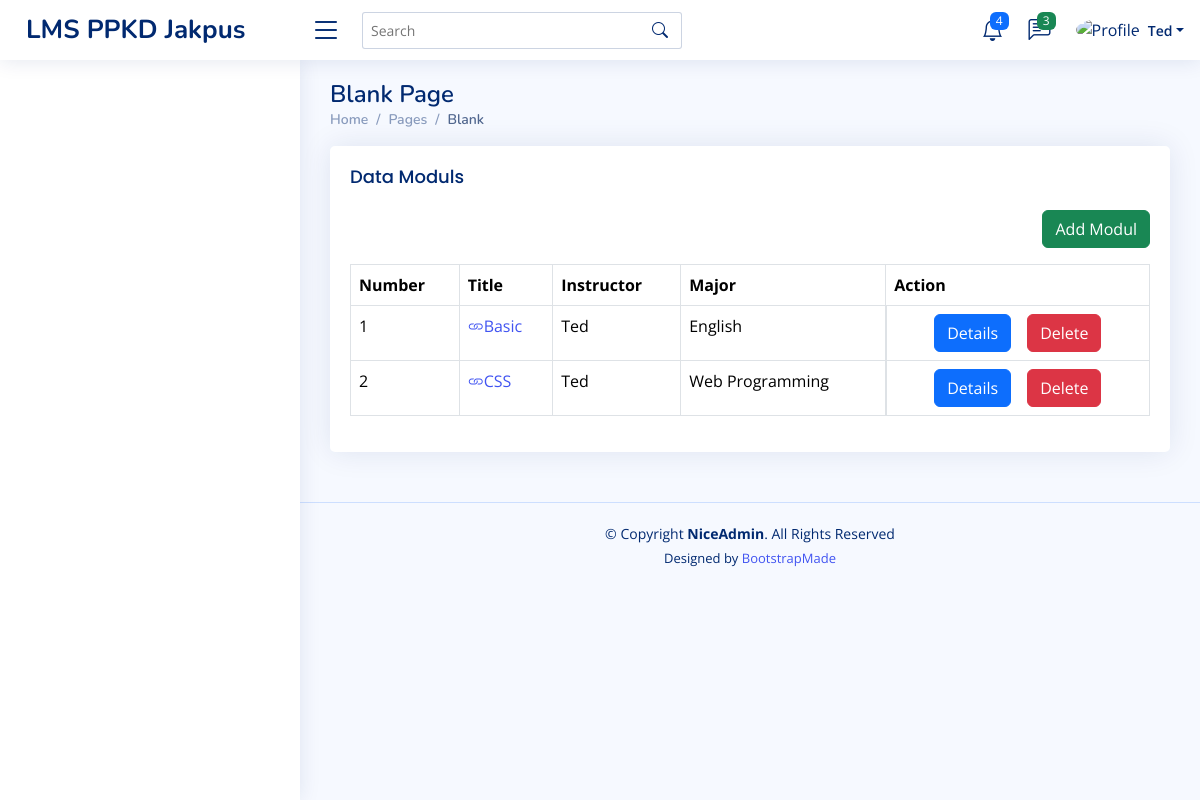
Page /home.php?page=/mod/moduls (signed in) on the earlier database version.
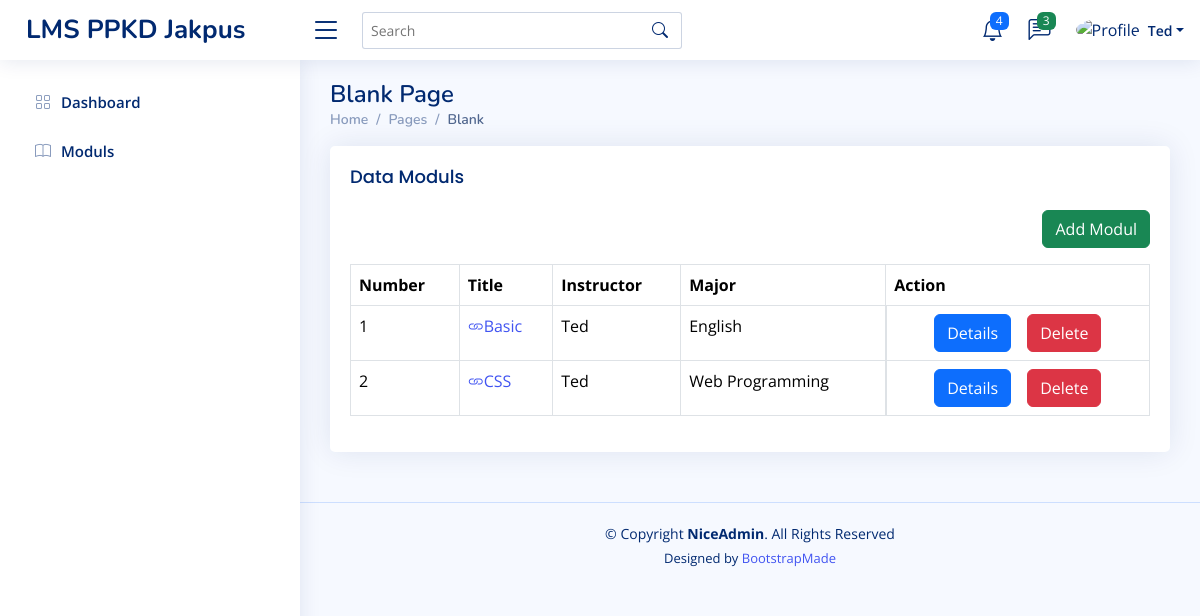
Same page on the later database version.
### tables this page shows
CREATE TABLE `moduls` (
  `modul_id` int(11) NOT NULL,
  `id_major` int(11) NOT NULL,
  `id_instructor` int(11) NOT NULL,
  `modul_name` varchar(100) NOT NULL,
  `created_at` timestamp NOT NULL DEFAULT current_timestamp(),
  `updated_at` timestamp NULL DEFAULT NULL ON UPDATE current_timestamp()
);

CREATE TABLE `instructors` (
  `instructor_id` int(11) NOT NULL,
  `id_role` int(11) NOT NULL,
  `instructor_name` varchar(50) NOT NULL,
  `instructor_gender` tinyint(1) NOT NULL,
  `instructor_education` varchar(30) NOT NULL,
  `instructor_phone` int(15) NOT NULL,
  `instructor_email` varchar(50) NOT NULL,
  `instructor_password` varchar(100) NOT NULL,
  `instructor_address` text NOT NULL,
  `created_at` timestamp NOT NULL DEFAULT current_timestamp(),
  `updated_at` timestamp NULL DEFAULT NULL ON UPDATE current_timestamp(),
  `deleted_at` tinyint(4) NOT NULL DEFAULT 0
);

CREATE TABLE `majors` (
  `major_id` int(11) NOT NULL,
  `major_name` varchar(50) NOT NULL,
  `created_at` timestamp NOT NULL DEFAULT current_timestamp(),
  `updated_at` timestamp NULL DEFAULT NULL ON UPDATE current_timestamp(),
  `deleted_at` int(4) NOT NULL DEFAULT 0
);

CREATE TABLE `menus` (
  `menu_id` int(11) NOT NULL,
  `parent_id` int(11) DEFAULT NULL,
  `menu_name` varchar(50) NOT NULL,
  `menu_icon` varchar(50) NOT NULL,
  `menu_url` varchar(100) DEFAULT NULL,
  `menu_order` int(5) DEFAULT NULL,
  `created_at` timestamp NOT NULL DEFAULT current_timestamp(),
  `updated_at` timestamp NULL DEFAULT NULL ON UPDATE current_timestamp()
);

### setting_role.php (called while the page is built, shortened)
<?php
function group1()
{
    return ('1');
}
function addingModule($role)
{
    return $role = group1();
}

### content/mod/moduls.php (the view)
<?php
$id_user = isset($_SESSION['ID_USER']) ? $_SESSION['ID_USER'] : '';
$rowStudent = mysqli_fetch_assoc(mysqli_query($config, "SELECT * FROM students WHERE student_id = '$id_user'"));
$id_major = isset($rowStudent['id_major']);
if ($_role == 2) {
    $where = "WHERE moduls.id_major='$id_major'";
} elseif ($_role == 1) {
    $where = "WHERE moduls.id_instructor='$id_user'";
}
$query = mysqli_query($config, "SELECT majors.major_name, instructors.instructor_name, moduls.*
                                                    FROM moduls
                                                    LEFT JOIN majors ON majors.major_id = moduls.id_major
                                                    LEFT JOIN instructors ON instructors.instructor_id = moduls.id_instructor
                                                    $where
                                                    ORDER BY moduls.modul_id DESC");
$row = mysqli_fetch_all($query, MYSQLI_ASSOC);
?>
<div class="row">
    <div class="col-12">
        <div class="card">
            <div class="card-body ">
                <h5 class="card-title">Data Moduls</h5>
                <?php if (addingModule(1)): ?>
                    <div class="mb-3" align="right">
                        <a href="?page=/mod/add_modul" class="btn btn-success">Add Modul</a>
                    </div>
                <?php endif ?>
                <div class="table-responsive">
                    <table class="table table-bordered">
                        <thead class="">
                            <tr>
                                <th>Number</th>
                                <th>Title</th>
                                <th>Instructor</th>
                                <th>Major</th>
                                <?php if ($_role == 1): ?>
                                    <th>Action</th>
                                <?php endif ?>
                            </tr>
                        </thead>
                        <tbody>
                            <?php foreach ($row as $key => $mod) : ?>
                                <tr>
                                    <td><?= $key += 1 ?></td>
                                    <td><a href="?page=/mod/add_modul&detail=<?= $mod['modul_id'] ?>" <i
                                            class="bi bi-link"></i><?= $mod['modul_name'] ?></a>
                                    </td>
                                    <td><?= $mod['instructor_name'] ?></td>
                                    <td><?= $mod['major_name'] ?></td>
                                    <?php if (addingModule(1)): ?>
                                        <td class="d-flex justify-content-center">
                                            <a href="?page=/mod/add_modul&detail=<?= $mod['modul_id'] ?>"
                                                class="btn btn-primary me-2 ms-2">Details</a>
                                            <a onclick="return confirm('Are you Sure want to delete this data??')"
                                                href="?page=/mod/add_modul&delete=<?= $mod['modul_id'] ?>"
                                                class="btn btn-danger me-2 ms-2">Delete</a>
                                        </td>
                                    <?php endif ?>
                                </tr>
                            <?php endforeach ?>
                        </tbody>
                    </table>
                </div>
            </div>
        </div>
    </div>
</div>

### home.php (shortened to what this page needs)
<?php
$_role = isset($_SESSION['ID_ROLE']) ? $_SESSION['ID_ROLE'] : '';
include("config/connection.php");
include("setting_role.php");
?>
<!DOCTYPE html>
<html lang="en">
<head>
    <link href="assets/vendor/bootstrap/css/bootstrap.min.css" rel="stylesheet">
    <link href="assets/vendor/bootstrap-icons/bootstrap-icons.css" rel="stylesheet">
    <link href="assets/vendor/boxicons/css/boxicons.min.css" rel="stylesheet">
    <link href="assets/vendor/quill/quill.snow.css" rel="stylesheet">
    <link href="assets/vendor/quill/quill.bubble.css" rel="stylesheet">
    <link href="assets/vendor/remixicon/remixicon.css" rel="stylesheet">
    <link href="assets/vendor/simple-datatables/style.css" rel="stylesheet">
    <link href="assets/css/style.css" rel="stylesheet">
</head>
<body>
    <?php include "inc/header.php"; ?>
    <?php include "inc/sidebar.php"; ?>
    <main id="main" class="main">
        <div class="pagetitle">
            <h1>Blank Page</h1>
            <nav>
                <ol class="breadcrumb">
                    <li class="breadcrumb-item"><a href="index.html">Home</a></li>
                    <li class="breadcrumb-item">Pages</li>
                    <li class="breadcrumb-item active">Blank</li>
                </ol>
            </nav>
        </div>
        <section class="section">
            <?php
            if (isset($_GET['page'])) {
                if (file_exists("content/" . $_GET['page'] . ".php")) {
                    include "content/" . $_GET['page'] . ".php";
                } else {
                    include "content/404.php";
                }
            } else {
                include "content/dashboard.php";
            }
            ?>
        </section>
    </main>
    <footer id="footer" class="footer">
        <div class="copyright">
            &copy; Copyright <strong><span>NiceAdmin</span></strong>. All Rights Reserved
        </div>
        <div class="credits">
            Designed by <a href="https://bootstrapmade.com/">BootstrapMade</a>
        </div>
    </footer>
</body>
</html>

### inc/header.php (shortened to what this page needs)
<?php
$name = isset($_SESSION['USER_NAME']) ? $_SESSION['USER_NAME'] : '';
?>
<header id="header" class="header fixed-top d-flex align-items-center">
    <div class="d-flex align-items-center justify-content-between">
        <a href="index.html" class="logo d-flex align-items-center">
            <span class="d-none d-lg-block">LMS PPKD Jakpus</span>
        </a>
        <i class="bi bi-list toggle-sidebar-btn"></i>
    </div>
    <div class="search-bar">
        <form class="search-form d-flex align-items-center" method="POST" action="#">
            <input type="text" name="query" placeholder="Search" title="Enter search keyword">
            <button type="submit" title="Search"><i class="bi bi-search"></i></button>
        </form>
    </div>
    <nav class="header-nav ms-auto">
        <ul class="d-flex align-items-center">
            <li class="nav-item dropdown">
                <a class="nav-link nav-icon" href="#" data-bs-toggle="dropdown">
                    <i class="bi bi-bell"></i>
                    <span class="badge bg-primary badge-number">4</span>
                </a>
            </li>
            <li class="nav-item dropdown">
                <a class="nav-link nav-icon" href="#" data-bs-toggle="dropdown">
                    <i class="bi bi-chat-left-text"></i>
                    <span class="badge bg-success badge-number">3</span>
                </a>
            </li>
            <li class="nav-item dropdown pe-3">
                <a class="nav-link nav-profile d-flex align-items-center pe-0" href="#" data-bs-toggle="dropdown">
                    <img src="assets/img/profile-img.jpg" alt="Profile" class="rounded-circle">
                    <span class="d-none d-md-block dropdown-toggle ps-2"><?= $name ?></span>
                </a>
            </li>
        </ul>
    </nav>
</header>

### inc/sidebar.php
<?php
$_roles = isset($_SESSION['ID_ROLE']) ? $_SESSION['ID_ROLE'] : '';
$queryMainMenu = mysqli_query($config, "SELECT DISTINCT menus.* FROM menus
                                                                JOIN menu_roles ON menus.menu_id = menu_roles.id_menu
                                                                JOIN roles ON roles.role_id = menu_roles.id_role
                                                                WHERE menu_roles.id_role = '$_roles'
                                                                AND (parent_id=0 OR parent_id='')
                                                                ORDER BY menu_order ASC");
$rowMainMenu = mysqli_fetch_all($queryMainMenu, MYSQLI_ASSOC);
?>
<aside id="sidebar" class="sidebar">
    <ul class="sidebar-nav" id="sidebar-nav">
        <?php foreach ($rowMainMenu as $mainMenu): ?>
            <?php
            $idMenu = $mainMenu['menu_id'];
            $querySubMenu = mysqli_query($config, "SELECT DISTINCT menus.* FROM menus
                                                                            JOIN menu_roles ON menus.menu_id = menu_roles.id_menu
                                                                            JOIN roles ON roles.role_id = menu_roles.id_role
                                                                            WHERE menu_roles.id_role = '$_roles'
                                                                            AND (parent_id='$idMenu')
                                                                            ORDER BY menu_order ASC");
            ?>
            <?php if (mysqli_num_rows($querySubMenu) > 0): ?>
                <li class="nav-item">
                    <a class="nav-link collapsed" data-bs-target="#menu-<?= $mainMenu['menu_id'] ?>" data-bs-toggle="collapse"
                        href="#">
                        <i class="<?= $mainMenu['menu_icon'] ?>"></i><span><?= $mainMenu['menu_name'] ?></span><i
                            class="bi bi-chevron-down ms-auto"></i>
                    </a>
                    <ul id="menu-<?= $mainMenu['menu_id'] ?>" class="nav-content collapse " data-bs-parent="#sidebar-nav">
                        <?php while ($rowSubMenu = mysqli_fetch_assoc($querySubMenu)): ?>
                            <li>
                                <a href="?page=<?= $rowSubMenu['menu_url'] ?>">
                                    <i class="<?= $rowSubMenu['menu_icon'] ?>"></i><span><?= $rowSubMenu['menu_name'] ?></span>
                                </a>
                            </li>
                        <?php endwhile ?>
                    </ul>
                </li>
            <?php elseif (!empty($mainMenu['menu_url'])): ?>
                <li class="nav-item">
                    <a class="nav-link collapsed" href="<?= $mainMenu['menu_url'] ?>">
                        <i class="<?= $mainMenu['menu_icon'] ?>"></i>
                        <span><?= $mainMenu['menu_name'] ?></span>
                    </a>
                </li>
            <?php endif ?>
        <?php endforeach ?>
    </ul>
</aside>

### assets/css/style.css (style rules this page uses)
:root { scroll-behavior: smooth; }
body { font-family: "Open Sans", sans-serif; background: #f6f9ff; color: #444444; }
a { color: #4154f1; text-decoration: none; }
h1, h2, h3, h4, h5, h6 { font-family: "Nunito", sans-serif; }
#main { margin-top: 60px; padding: 20px 30px; transition: all 0.3s; }
.pagetitle { margin-bottom: 10px; }
.pagetitle h1 { font-size: 24px; margin-bottom: 0; font-weight: 600; color: #012970; }
.card { margin-bottom: 30px; border: none; border-radius: 5px; box-shadow: 0px 0 30px rgba(1, 41, 112, 0.1); }
.card-title { padding: 20px 0 15px 0; font-size: 18px; font-weight: 500; color: #012970; font-family: "Poppins", sans-serif; }
.card-body { padding: 0 20px 20px 20px; }
.breadcrumb { font-size: 14px; font-family: "Nunito", sans-serif; color: #899bbd; font-weight: 600; }
.breadcrumb a { color: #899bbd; transition: 0.3s; }
.breadcrumb .breadcrumb-item::before { color: #899bbd; }
.breadcrumb .active { color: #51678f; font-weight: 600; }
.logo { line-height: 1; }
@media (min-width: 1200px) { .logo { width: 280px; } }
.logo span { font-size: 26px; font-weight: 700; color: #012970; font-family: "Nunito", sans-serif; }
.header { transition: all 0.5s; z-index: 997; height: 60px; box-shadow: 0px 2px 20px rgba(1, 41, 112, 0.1); background-color: #fff; padding-left: 20px; }
.header .toggle-sidebar-btn { font-size: 32px; padding-left: 10px; cursor: pointer; color: #012970; }
.header .search-bar { min-width: 360px; padding: 0 20px; }
.header .search-form { width: 100%; }
.header .search-form input { border: 0; font-size: 14px; color: #012970; border: 1px solid rgba(1, 41, 112, 0.2); padding: 7px 38px 7px 8px; border-radius: 3px; transition: 0.3s; width: 100%; }
.header .search-form button { border: 0; padding: 0; margin-left: -30px; background: none; }
.header .search-form button i { color: #012970; }
.header-nav ul { list-style: none; }
.header-nav>ul { margin: 0; padding: 0; }
.header-nav .nav-icon { font-size: 22px; color: #012970; margin-right: 25px; position: relative; }
.header-nav .nav-profile { color: #012970; }
.header-nav .nav-profile img { max-height: 36px; }
.header-nav .nav-profile span { font-size: 14px; font-weight: 600; }
.header-nav .badge-number { position: absolute; inset: -2px -5px auto auto; font-weight: normal; font-size: 12px; padding: 3px 6px; }
.sidebar { position: fixed; top: 60px; left: 0; bottom: 0; width: 300px; z-index: 996; transition: all 0.3s; padding: 20px; overflow-y: auto; scrollbar-width: thin; scrollbar-color: #aab7cf transparent; box-shadow: 0px 0px 20px rgba(1, 41, 112, 0.1); background-color: #fff; }
@media (min-width: 1200px) { #main, #footer { margin-left: 300px; } }
.sidebar-nav { padding: 0; margin: 0; list-style: none; }
.sidebar-nav li { padding: 0; margin: 0; list-style: none; }
.sidebar-nav .nav-item { margin-bottom: 5px; }
.sidebar-nav .nav-link { display: flex; align-items: center; font-size: 15px; font-weight: 600; color: #4154f1; transition: 0.3; background: #f6f9ff; padding: 10px 15px; border-radius: 4px; }
.sidebar-nav .nav-link i { font-size: 16px; margin-right: 10px; color: #4154f1; }
.sidebar-nav .nav-link.collapsed { color: #012970; background: #fff; }
.sidebar-nav .nav-link.collapsed i { color: #899bbd; }
.footer { padding: 20px 0; font-size: 14px; transition: all 0.3s; border-top: 1px solid #cddfff; }
.footer .copyright { text-align: center; color: #012970; }
.footer .credits { padding-top: 5px; text-align: center; font-size: 13px; color: #012970; }

Differences in the rows shown:
now on this page (row edited): menus: menu_name "Dashboard"
added menus: menu_name "Moduls"
